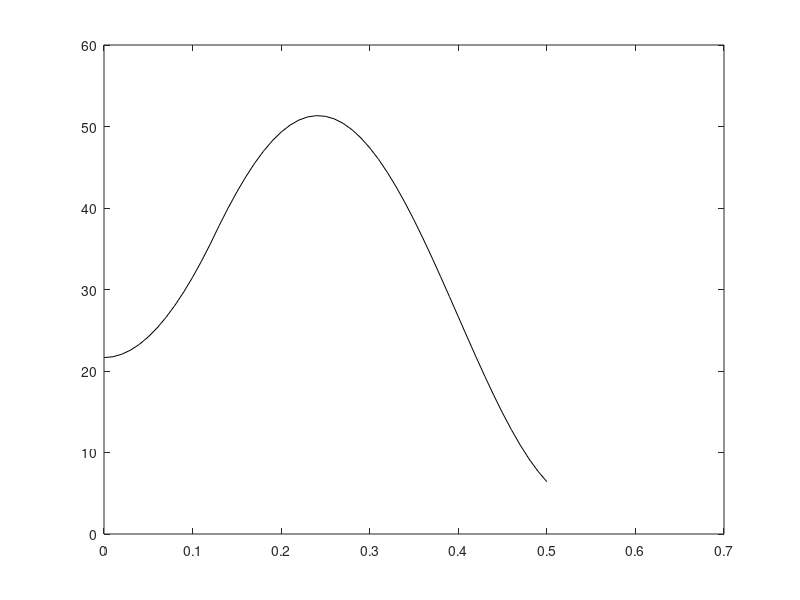

Write the MATLAB code that produced this figure.
clc;
clear all;
close all;

H = 2.52;
f = 50;
Pm = 0.9;
Pmxbf = 2.44;
Pmxdf = 0.88;
Pmxaf = 2;

M = H / (pi * f);
t = 0;
tf = 0;
tstep = 0.01;
tc = 0.125; % 6.25 cycles % 2.5 * ( 1 / 50 )
tfinal = 0.5;

delta = asin(Pm / Pmxbf);
ang(1) = delta;
time(1) = t;

i = 2;

ddelta = 0;
Pa = 0;

while t < tfinal
    if t == tf
        Paminus = Pm - Pmxbf * (sin(delta));
        Papositive = Pm - Pmxdf * (sin(delta));
        Paavg = (Paminus + Papositive) / 2;
        Pa = Paavg;
    end
    
    if (t > tf && t < tc)
        Pa = Pm - Pmxdf * (sin(delta));
    end
    
    if (t == tc)
        Paminus = Pm - Pmxdf * (sin(delta));
        Papositive = Pm - Pmxaf * (sin(delta));
        Paavg = (Paminus + Papositive) / 2;
    end
    
    if (t > tc)
        Pa = Pm - Pmxaf * (sin(delta));
    end
    
    ddelta = ddelta + ((tstep ^ 2 / M) * Pa);
    delta = delta + ddelta;
    t = t + tstep;
    ang(i) = delta;
    time(i) = t;
    i = i + 1;
end

angle = (ang * 180) / pi;
plot(time, angle, 'k-');
time
angle